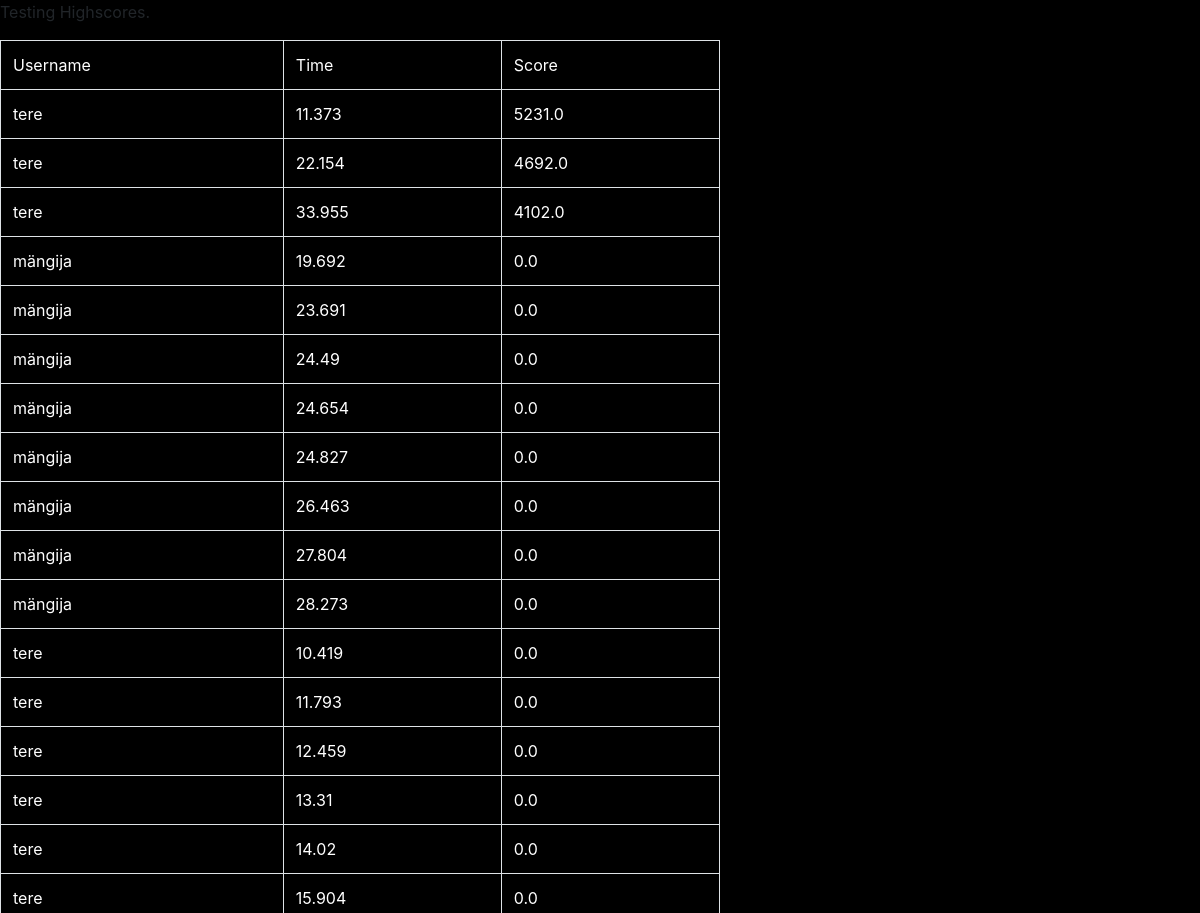
Before: /highscores/ (upper part) with the older database file.
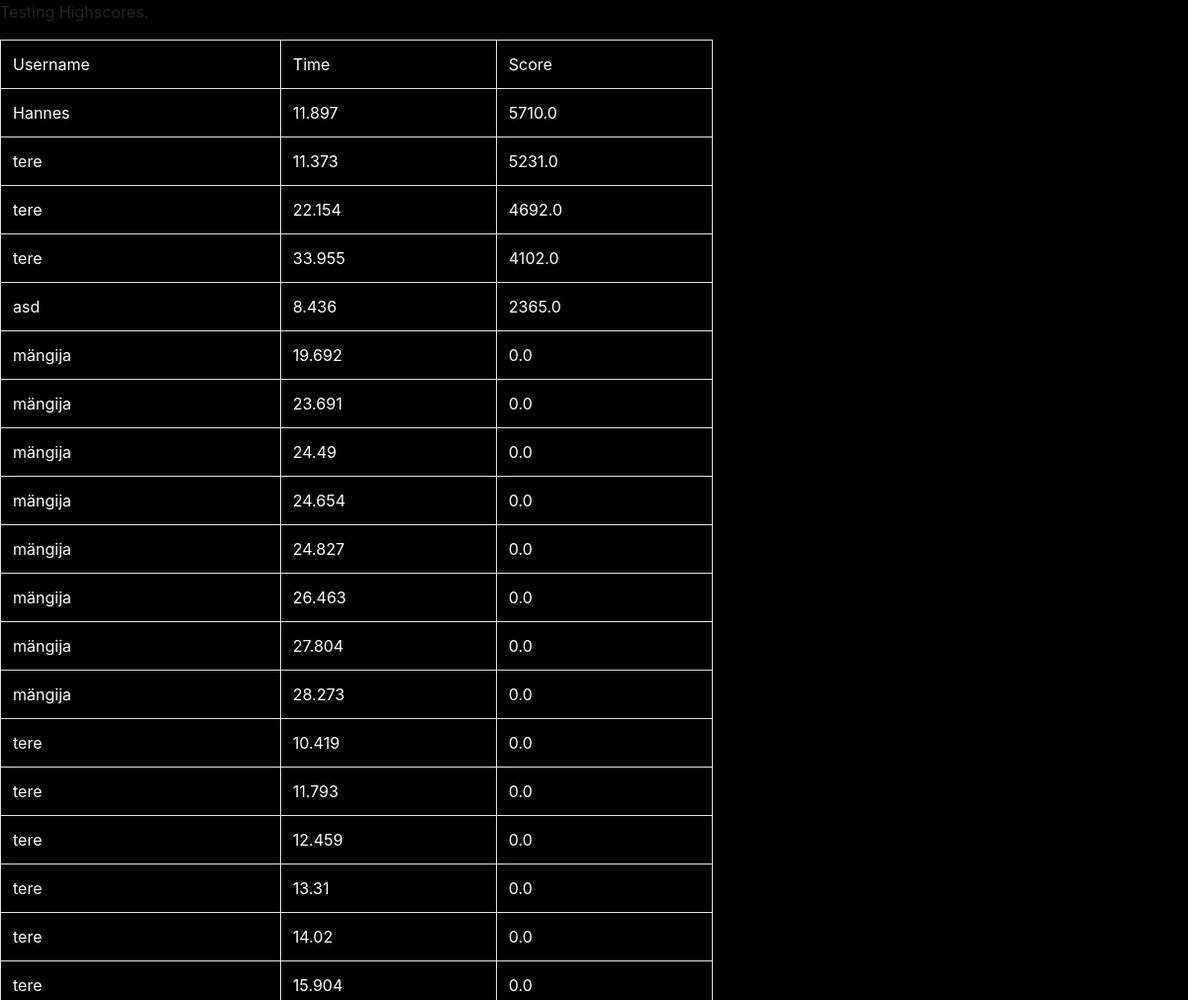
After: the same page with the newer database file.
### myapp/models.py (models this page shows)
class Score(models.Model):
    sentence_id = models.ForeignKey(Sentence, on_delete=models.CASCADE)
    user_name = models.CharField(max_length=255)
    datetime = models.DateTimeField(auto_now_add=True,null=True)
    time = models.FloatField()
    medal = models.PositiveSmallIntegerField(choices=MEDALS, null=True)
    score = models.FloatField(default=0)

### myapp/views.py (the view)
# urls.py: url(r'^highscores/$', myapp.views.highscores),
def highscores(request):
    highscores = Score.objects.all().order_by("-score")
    return render(request,"highscores.html",{"highscores": highscores})

### templates/highscores.html (shortened to what this page needs)
<!DOCTYPE html>
<html lang="en">
<head>
    {% load static %}
      <link rel="stylesheet" href="https://maxcdn.bootstrapcdn.com/bootstrap/4.0.0-alpha.6/css/bootstrap.min.css">
     <link rel="stylesheet" href="style/highscores.css">
     <link rel="stylesheet" href="{% static 'style/highscores.css' %}">
</head>
<body>
    <p>Testing Highscores.</p>
    <table style="width:60%"class="table table-bordered">
        <tr>
            <td style=>Username</td>
            <td>Time</td>
            <td>Score</td>
        </tr>
        {%for position in highscores%}
        <tr>
            <td>{{position.user_name}}</td>
            <td>{{position.time}}</td>
            <td>{{position.score}}</td>
        </tr>
        {% endfor %}
    </table>
</body>
</html>

Changed rows visible on the page:
added Score: user_name "Hannes", time "11.897", score "5710.0"
added Score: user_name "asd", time "8.436", score "2365.0"
